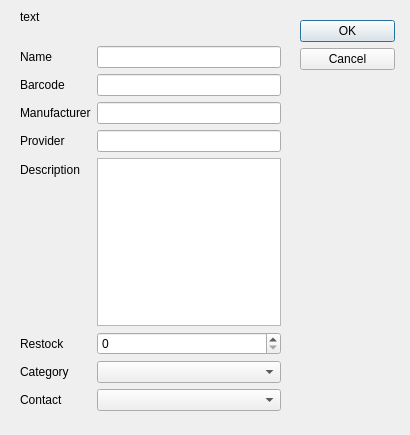
<?xml version="1.0" encoding="UTF-8"?>
<ui version="4.0">
 <class>ItemCreation</class>
 <widget class="QDialog" name="ItemCreation">
  <property name="geometry">
   <rect>
    <x>0</x>
    <y>0</y>
    <width>410</width>
    <height>435</height>
   </rect>
  </property>
  <property name="windowTitle">
   <string>ItemCreation</string>
  </property>
  <widget class="QWidget" name="layoutWidget">
   <property name="geometry">
    <rect>
     <x>300</x>
     <y>20</y>
     <width>95</width>
     <height>106</height>
    </rect>
   </property>
   <layout class="QVBoxLayout" name="VLayout_1">
    <property name="spacing">
     <number>6</number>
    </property>
    <property name="leftMargin">
     <number>0</number>
    </property>
    <property name="topMargin">
     <number>0</number>
    </property>
    <property name="rightMargin">
     <number>0</number>
    </property>
    <property name="bottomMargin">
     <number>0</number>
    </property>
    <item>
     <widget class="QPushButton" name="okButton">
      <property name="text">
       <string>OK</string>
      </property>
     </widget>
    </item>
    <item>
     <widget class="QPushButton" name="cancelButton">
      <property name="text">
       <string>Cancel</string>
      </property>
     </widget>
    </item>
    <item>
     <spacer>
      <property name="orientation">
       <enum>Qt::Vertical</enum>
      </property>
      <property name="sizeHint" stdset="0">
       <size>
        <width>20</width>
        <height>40</height>
       </size>
      </property>
     </spacer>
    </item>
   </layout>
  </widget>
  <widget class="QWidget" name="verticalLayoutWidget">
   <property name="geometry">
    <rect>
     <x>20</x>
     <y>10</y>
     <width>261</width>
     <height>401</height>
    </rect>
   </property>
   <layout class="QVBoxLayout" name="VLayout_2">
    <item>
     <widget class="QLabel" name="outputLabel">
      <property name="text">
       <string>text</string>
      </property>
     </widget>
    </item>
    <item>
     <spacer name="verticalSpacer">
      <property name="orientation">
       <enum>Qt::Vertical</enum>
      </property>
      <property name="sizeHint" stdset="0">
       <size>
        <width>20</width>
        <height>40</height>
       </size>
      </property>
     </spacer>
    </item>
    <item>
     <layout class="QFormLayout" name="FLayout_2_1">
      <item row="0" column="0">
       <widget class="QLabel" name="form_nameLabel">
        <property name="text">
         <string>Name</string>
        </property>
       </widget>
      </item>
      <item row="1" column="0">
       <widget class="QLabel" name="form_barcodeLabel">
        <property name="text">
         <string>Barcode</string>
        </property>
       </widget>
      </item>
      <item row="2" column="0">
       <widget class="QLabel" name="form_manufacturerLabel">
        <property name="text">
         <string>Manufacturer</string>
        </property>
       </widget>
      </item>
      <item row="3" column="0">
       <widget class="QLabel" name="form_providerLabel">
        <property name="text">
         <string>Provider</string>
        </property>
       </widget>
      </item>
      <item row="4" column="0">
       <widget class="QLabel" name="form_descriptionLabel">
        <property name="text">
         <string>Description</string>
        </property>
       </widget>
      </item>
      <item row="5" column="0">
       <widget class="QLabel" name="form_restockLabel">
        <property name="text">
         <string>Restock</string>
        </property>
       </widget>
      </item>
      <item row="6" column="0">
       <widget class="QLabel" name="form_categoryLabel">
        <property name="text">
         <string>Category</string>
        </property>
       </widget>
      </item>
      <item row="7" column="0">
       <widget class="QLabel" name="form_contactLabel">
        <property name="text">
         <string>Contact</string>
        </property>
       </widget>
      </item>
      <item row="0" column="1">
       <widget class="QLineEdit" name="form_nameEdit"/>
      </item>
      <item row="1" column="1">
       <widget class="QLineEdit" name="form_barcodeEdit"/>
      </item>
      <item row="2" column="1">
       <widget class="QLineEdit" name="form_manufacturerEdit"/>
      </item>
      <item row="3" column="1">
       <widget class="QLineEdit" name="form_providerEdit"/>
      </item>
      <item row="4" column="1">
       <widget class="QTextEdit" name="form_descriptionEdit"/>
      </item>
      <item row="5" column="1">
       <widget class="QSpinBox" name="form_restockSpinbox"/>
      </item>
      <item row="6" column="1">
       <widget class="QComboBox" name="form_categoryCB"/>
      </item>
      <item row="7" column="1">
       <widget class="QComboBox" name="form_contactCB"/>
      </item>
     </layout>
    </item>
   </layout>
  </widget>
 </widget>
 <resources/>
 <connections>
  <connection>
   <sender>cancelButton</sender>
   <signal>clicked()</signal>
   <receiver>ItemCreation</receiver>
   <slot>reject()</slot>
   <hints>
    <hint type="sourcelabel">
     <x>330</x>
     <y>66</y>
    </hint>
    <hint type="destinationlabel">
     <x>197</x>
     <y>125</y>
    </hint>
   </hints>
  </connection>
 </connections>
</ui>
